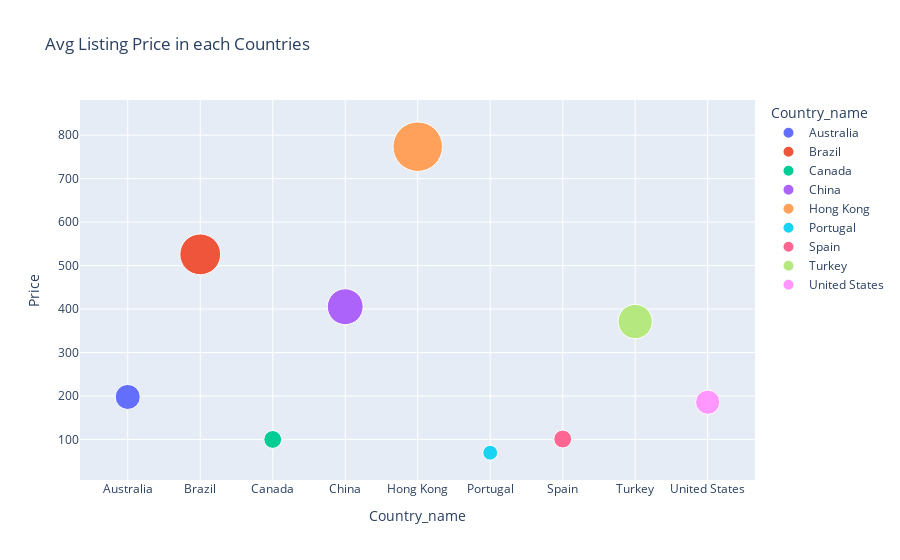

Notebook code cell kept with this figure:
### Code cell
fig = px.scatter(data_frame=country_df,
           x='Country_name',y='Price',
           color='Country_name',
           size='Price',
           opacity=1,
           size_max=35,
           title='Avg Listing Price in each Countries')
fig.show()

### Figure 1 — Plotly figure (JSON) as saved in the notebook; plotly's stock layout.template omitted (floating-point values rounded to 4 significant figures)
{"data": [{"hovertemplate": "Country_name=%{x}<br>Price=%{marker.size}<extra></extra>", "legendgroup": "Australia", "marker": {"color": "#636efa", "opacity": 1, "size": [197.8], "sizemode": "area", "sizeref": 0.6314, "symbol": "circle"}, "mode": "markers", "name": "Australia", "orientation": "v", "showlegend": true, "type": "scatter", "x": ["Australia"], "xaxis": "x", "y": [197.8], "yaxis": "y"}, {"hovertemplate": "Country_name=%{x}<br>Price=%{marker.size}<extra></extra>", "legendgroup": "Brazil", "marker": {"color": "#EF553B", "opacity": 1, "size": [525.8], "sizemode": "area", "sizeref": 0.6314, "symbol": "circle"}, "mode": "markers", "name": "Brazil", "orientation": "v", "showlegend": true, "type": "scatter", "x": ["Brazil"], "xaxis": "x", "y": [525.8], "yaxis": "y"}, {"hovertemplate": "Country_name=%{x}<br>Price=%{marker.size}<extra></extra>", "legendgroup": "Canada", "marker": {"color": "#00cc96", "opacity": 1, "size": [100.0], "sizemode": "area", "sizeref": 0.6314, "symbol": "circle"}, "mode": "markers", "name": "Canada", "orientation": "v", "showlegend": true, "type": "scatter", "x": ["Canada"], "xaxis": "x", "y": [100.0], "yaxis": "y"}, {"hovertemplate": "Country_name=%{x}<br>Price=%{marker.size}<extra></extra>", "legendgroup": "China", "marker": {"color": "#ab63fa", "opacity": 1, "size": [405.4], "sizemode": "area", "sizeref": 0.6314, "symbol": "circle"}, "mode": "markers", "name": "China", "orientation": "v", "showlegend": true, "type": "scatter", "x": ["China"], "xaxis": "x", "y": [405.4], "yaxis": "y"}, {"hovertemplate": "Country_name=%{x}<br>Price=%{marker.size}<extra></extra>", "legendgroup": "Hong Kong", "marker": {"color": "#FFA15A", "opacity": 1, "size": [773.5], "sizemode": "area", "sizeref": 0.6314, "symbol": "circle"}, "mode": "markers", "name": "Hong Kong", "orientation": "v", "showlegend": true, "type": "scatter", "x": ["Hong Kong"], "xaxis": "x", "y": [773.5], "yaxis": "y"}, {"hovertemplate": "Country_name=%{x}<br>Price=%{marker.size}<extra></extra>", "legendgroup": "Portugal", "marker": {"color": "#19d3f3", "opacity": 1, "size": [69.5], "sizemode": "area", "sizeref": 0.6314, "symbol": "circle"}, "mode": "markers", "name": "Portugal", "orientation": "v", "showlegend": true, "type": "scatter", "x": ["Portugal"], "xaxis": "x", "y": [69.5], "yaxis": "y"}, {"hovertemplate": "Country_name=%{x}<br>Price=%{marker.size}<extra></extra>", "legendgroup": "Spain", "marker": {"color": "#FF6692", "opacity": 1, "size": [101.0], "sizemode": "area", "sizeref": 0.6314, "symbol": "circle"}, "mode": "markers", "name": "Spain", "orientation": "v", "showlegend": true, "type": "scatter", "x": ["Spain"], "xaxis": "x", "y": [101.0], "yaxis": "y"}, {"hovertemplate": "Country_name=%{x}<br>Price=%{marker.size}<extra></extra>", "legendgroup": "Turkey", "marker": {"color": "#B6E880", "opacity": 1, "size": [371.2], "sizemode": "area", "sizeref": 0.6314, "symbol": "circle"}, "mode": "markers", "name": "Turkey", "orientation": "v", "showlegend": true, "type": "scatter", "x": ["Turkey"], "xaxis": "x", "y": [371.2], "yaxis": "y"}, {"hovertemplate": "Country_name=%{x}<br>Price=%{marker.size}<extra></extra>", "legendgroup": "United States", "marker": {"color": "#FF97FF", "opacity": 1, "size": [185.7], "sizemode": "area", "sizeref": 0.6314, "symbol": "circle"}, "mode": "markers", "name": "United States", "orientation": "v", "showlegend": true, "type": "scatter", "x": ["United States"], "xaxis": "x", "y": [185.7], "yaxis": "y"}], "layout": {"legend": {"itemsizing": "constant", "title": {"text": "Country_name"}, "tracegroupgap": 0}, "title": {"text": "Avg Listing Price in each Countries"}, "xaxis": {"anchor": "y", "categoryarray": ["Australia", "Brazil", "Canada", "China", "Hong Kong", "Portugal", "Spain", "Turkey", "United States"], "categoryorder": "array", "domain": [0, 1], "title": {"text": "Country_name"}}, "yaxis": {"anchor": "x", "domain": [0, 1], "title": {"text": "Price"}}}}
